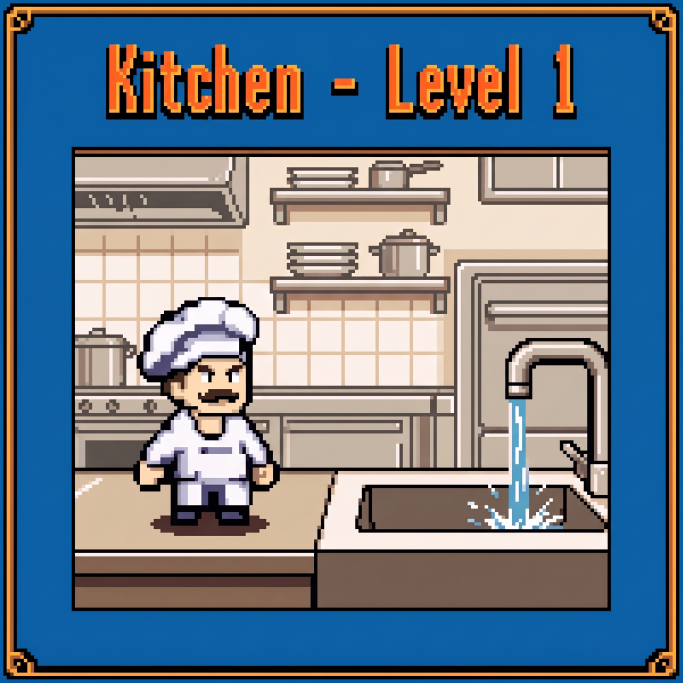
#> input picture art/screens/Kitchen - Level1.jpeg, 2048 x 2048 px (shown at 1/3 size); the run also reads 1 picture not shown here
$ python make_screens.py
#> lines starting #> are read from the running program, lines starting #| are printed output that depends on the picture; after the words box and inside, x2 and y2 are one past the last pixel; in counts of white or black regions, pixels touching at a corner belong together
### tools/title_font.py
"""Pixel font of the big titles ("WORLD CLEAR!!", "YOU LOST A LIFE"...), in the colors of a palette.

    from title_font import render
    image = render('YOU LOST A LIFE', 'blue')   # numpy RGBA image, 30 + 1 px high

It is the lettering of the world clear drawing rebuilt as a clean font: blocky letters 28 px high
with strokes of 4 px, a dark outline of 1 px and a shadow 1 px to the right and down. The color
goes in horizontal bands (red, a white stripe in the middle and red again), with a dithered
pink between them.
"""

import numpy as np

HEIGHT = 28  # Of the letters, without the outline
STROKE = 4
SPACE = 8    # Width of a space
GAP = 4      # Between letters: the outline and the shadow of both and a pixel of paper

OUTLINE = (7, 1, 33)
WHITE = (255, 255, 255)
# Each palette: the main color, the one dithered between it and the white stripe, and the darker one
# of the bottom rows. 'red' is the GAME OVER title (screen_game_over.png); the others follow the
# mood of each screen
PALETTES = {
	'red': ((225, 48, 74), (238, 143, 198), (183, 47, 75)),     # Game over
	'gold': ((246, 176, 34), (255, 226, 128), (204, 116, 20)),  # World clear, victory
	'blue': ((70, 128, 222), (152, 194, 246), (40, 78, 168)),   # A life lost
	'fire': ((236, 92, 30), (255, 176, 74), (178, 42, 22)),     # Menus: the colors of the CHILI CHEF logo
}


def _letter(width, rects, holes=(), cut=()):
	"""Mask of a letter: the rectangles (x0, y0, x1, y1) filled, then the holes emptied and
	the corners in cut ('tl', 'tr', 'bl', 'br') rounded."""
	mask = np.zeros((HEIGHT, width), bool)
	for x0, y0, x1, y1 in rects:
		mask[y0:y1, x0:x1] = True
	for x0, y0, x1, y1 in holes:
		mask[y0:y1, x0:x1] = False
	w, h = width - 1, HEIGHT - 1
	for corner in cut:
		# Two pixels of the edge and one of the next row: a corner rounded in steps
		for dx, dy in ((0, 0), (1, 0), (0, 1)):
			x = dx if corner[1] == 'l' else w - dx
			y = dy if corner[0] == 't' else h - dy
			mask[y, x] = False
	return mask


S, H = STROKE, HEIGHT
FULL = (0, 0, 12, H)
INSIDE = (S, S, 12 - S, H - S)
MIDDLE = 12  # First row of the middle bar
GLYPHS = {
	'A': _letter(12, [FULL], [(S, S, 12 - S, MIDDLE), (S, MIDDLE + S, 12 - S, H)], 'tl tr'.split()),
	'C': _letter(12, [FULL], [INSIDE, (12 - S, MIDDLE - 4, 12, MIDDLE + 8)], 'tl tr bl br'.split()),
	'D': _letter(12, [FULL], [INSIDE], 'tr br'.split()),
	'E': _letter(12, [FULL], [(S, S, 12, MIDDLE), (S, MIDDLE + S, 12, H - S)]),
	'F': _letter(12, [FULL], [(S, S, 12, MIDDLE), (S, MIDDLE + S, 12, H)]),
	'H': _letter(12, [(0, 0, S, H), (12 - S, 0, 12, H), (0, MIDDLE, 12, MIDDLE + S)]),
	'I': _letter(S, [(0, 0, S, H)]),
	'N': _letter(12, [(0, 0, S, H), (12 - S, 0, 12, H)]),
	'P': _letter(12, [FULL], [(S, S, 12 - S, MIDDLE), (S, MIDDLE + S, 12, H)], 'tr'.split()),
	'L': _letter(11, [(0, 0, S, H), (0, H - S, 11, H)]),
	'O': _letter(12, [FULL], [INSIDE], 'tl tr bl br'.split()),
	'R': _letter(12, [FULL], [(S, S, 12 - S, MIDDLE), (S, MIDDLE + S, 12 - S, H)], 'tr'.split()),
	'S': _letter(12, [(0, 0, 12, S), (0, 0, S, MIDDLE + S), (0, MIDDLE, 12, MIDDLE + S),
	                  (12 - S, MIDDLE, 12, H), (0, H - S, 12, H), (12 - S, S, 12, S + 3), (0, H - S - 3, S, H - S)],
	             cut='tl tr bl br'.split()),
	'T': _letter(12, [(0, 0, 12, S), (S, 0, 12 - S, H)]),
	'U': _letter(12, [FULL], [(S, 0, 12 - S, H - S)], 'bl br'.split()),
	'W': _letter(16, [(0, 0, S, H), (16 - S, 0, 16, H), (6, MIDDLE, 10, H), (0, H - S, 16, H)], cut='bl br'.split()),
	'Y': _letter(12, [(0, 0, S, MIDDLE + 2), (12 - S, 0, 12, MIDDLE + 2), (0, MIDDLE - 2, 12, MIDDLE + 2), (S, MIDDLE, 12 - S, H)],
	             cut='bl br'.split()),
	'!': _letter(S, [(0, 0, S, H - 8), (0, H - S, S, H)]),
	# The X: two diagonal strokes, each row one step further (see below)
	'X': _letter(14, []),
	'0': _letter(12, [FULL], [INSIDE], 'tl tr bl br'.split()),
	'1': _letter(12, [(S, 0, 12 - S, H), (0, 0, S, S + 2), (0, H - S, 12, H)]),
	'2': _letter(12, [(0, 0, 12, S), (12 - S, 0, 12, MIDDLE + S), (0, MIDDLE, 12, MIDDLE + S),
	                  (0, MIDDLE, S, H), (0, H - S, 12, H), (0, S, S, S + 3)], cut='tl tr'.split()),
	'3': _letter(12, [(0, 0, 12, S), (12 - S, 0, 12, H), (S, MIDDLE, 12, MIDDLE + S), (0, H - S, 12, H)],
	             cut='tr br'.split()),
	'4': _letter(12, [(0, 0, S, MIDDLE + S), (12 - S, 0, 12, H), (0, MIDDLE, 12, MIDDLE + S)]),
	'5': _letter(12, [(0, 0, 12, S), (0, 0, S, MIDDLE + S), (0, MIDDLE, 12, MIDDLE + S),
	                  (12 - S, MIDDLE, 12, H), (0, H - S, 12, H), (0, H - S - 3, S, H - S)], cut='br bl'.split()),
	'6': _letter(12, [FULL], [(S, S, 12, MIDDLE), (S, MIDDLE + S, 12 - S, H - S)], 'tl tr bl br'.split()),
	'7': _letter(12, [(0, 0, 12, S), (12 - S, 0, 12, H)], cut='tr'.split()),
	'8': _letter(12, [FULL], [(S, S, 12 - S, MIDDLE), (S, MIDDLE + S, 12 - S, H - S)], 'tl tr bl br'.split()),
	'9': _letter(12, [FULL], [(S, S, 12 - S, MIDDLE), (0, MIDDLE + S, 12 - S, H - S)], 'tl tr bl br'.split()),
}
# The Y joins its arms with rounded corners under them
GLYPHS['Y'][MIDDLE + 1, 0] = GLYPHS['Y'][MIDDLE + 1, 11] = False
for _y in range(H):
	# The N joins its strokes with a diagonal from the top left to the bottom right
	_x = round(_y * (12 - S) / (H - 1))
	GLYPHS['N'][_y, _x:_x + S] = True
	_x = round(_y * (14 - S) / (H - 1))
	GLYPHS['X'][_y, _x:_x + S] = True
	GLYPHS['X'][_y, 14 - S - _x:14 - _x] = True


# [43 lines left out: functions _band, render, not called in this run]

### tools/make_screens.py
"""Builds the intro screens of the levels from the drawings of art/screens/.

    python tools/make_screens.py

writes game/images/ui/screen_<name>.png for every entry of INTROS (Levels.h says which
level shows each one), and the game over screen from art/screens/game-over.jpeg (screen_game_over.png).
For the life lost screen it writes the hat of art/screens/lost-life.jpeg (screen_life_hat.png) and
the "x" and the digits of its counter of lives in the font of tools/title_font.py (screen_life_x.png,
screen_life_<digit>.png).
It also writes the titles of the screens drawn by the game (screen_title_<name>.png) and, from the
screens edited by hand in art/screens/hand/, the same screens for the game with their paper
transparent: the game draws the floor of the world behind the screens of a world
(UIRenderer::drawBackdrop) and a plain paper color behind the others (UIRenderer::drawPaper).
Run it again after editing the drawings.

The drawings are big upscaled JPEGs, so each one is first reduced to its real pixel grid
(the median of every cell removes the JPEG noise). Then its parts are placed on a canvas of
180x195: the window (720x780) with a pixel of art every 4 pixels of window. The frame is
rebuilt to that size, because the drawings are not as tall as the window.
The game over drawing has letters of half a pixel, so it is read on its fine grid (320x240) and
placed on a canvas of 360x390: a pixel of art every 2 pixels of window.

Some screens are not drawn here but edited by hand in art/screens/hand/ (export the .xcf there):
the menu, three intros (kitchen 2, fridge 1, oven), world clear, continue and life lost, and the gems. The game draws over some of
them, so if what it points to moves, its places must follow it: the box of options in MenuScene.cpp,
the gems in WorldClearScene.cpp, the buttons and the arrow in ContinueScene.cpp and the hat in
LifeLostScene.cpp.
"""

import os
import sys
import numpy as np
from PIL import Image

sys.path.insert(0, os.path.dirname(__file__))
from title_font import render as render_title

ROOT = os.path.join(os.path.dirname(__file__), '..')
CANVAS_WIDTH, CANVAS_HEIGHT = 180, 195
GRID = 200  # Real pixels of the side of the drawings

# Name of the output: screen_<name>.png, drawing of art/screens/
INTROS = [
	('kitchen_1', 'Kitchen - Level1.jpeg'),
	('fridge_2', 'Gemini_Generated_Image_ertuvzertuvzertu.jpeg'),
	# Kitchen 2, fridge 1 and the oven are edited by hand (HAND)
]


def native(filename, width, height):
	"""The drawing reduced to its real grid of width x height pixels."""
	image = np.asarray(Image.open(os.path.join(ROOT, filename)).convert('RGB'))
	rows, cols = image.shape[:2]
	result = np.zeros((height, width, 3), np.uint8)
	for y in range(height):
		for x in range(width):
			# Only the center of the cell: its borders are blurred by the upscaling
			cell = image[int((y + .25) * rows / height):int((y + .75) * rows / height) + 1,
			             int((x + .25) * cols / width):int((x + .75) * cols / width) + 1]
			result[y, x] = np.median(cell.reshape(-1, 3), axis=0)
	return result


def framed_canvas(source, corner, thickness, background, size=(CANVAS_WIDTH, CANVAS_HEIGHT)):
	"""A canvas filled with background and the frame of source: its corners and straight edges."""
	canvas = np.full((size[1], size[0], 3), background, np.uint8)
	rows, cols = source.shape[:2]
	# Each edge is the median of the whole side of the drawing, so it comes out straight
	canvas[:thickness, :] = np.median(source[:thickness, corner:cols - corner], axis=1, keepdims=True)
	canvas[-thickness:, :] = np.median(source[-thickness:, corner:cols - corner], axis=1, keepdims=True)
	canvas[:, :thickness] = np.median(source[corner:rows - corner, :thickness], axis=0, keepdims=True)
	canvas[:, -thickness:] = np.median(source[corner:rows - corner, -thickness:], axis=0, keepdims=True)
	canvas[:corner, :corner] = source[:corner, :corner]
	canvas[:corner, -corner:] = source[:corner, -corner:]
	canvas[-corner:, :corner] = source[-corner:, :corner]
	canvas[-corner:, -corner:] = source[-corner:, -corner:]
	return canvas


def paste(canvas, source, box, x, y, background=None, tolerance=20):
	"""Copies box (x0, y0, x1, y1) of source to (x, y). Pixels close to background become background."""
	x0, y0, x1, y1 = box
	part = source[y0:y1, x0:x1].copy()
	if background is not None:
		part[np.abs(part.astype(int) - background).max(axis=2) < tolerance] = background
	canvas[y:y + y1 - y0, x:x + x1 - x0] = part


def edges(image, border=0):
	"""The pixels of the edges of image, inside border."""
	h, w = image.shape[:2]
	return ([(y, x) for y in range(border, h - border) for x in (border, w - 1 - border)] +
	        [(y, x) for x in range(border, w - border) for y in (border, h - 1 - border)])


def without_paper(image, seeds=None, tolerance=10, border=0, specks=0):
	"""image (RGB or RGBA) as RGBA with its paper transparent: the pixels like the first seed reached
	from the seeds (by default the edges) without crossing anything else. border makes that many
	rows and columns of the edge transparent (an old frame) and starts from inside it; specks makes
	the loose bits of up to that many pixels transparent too (the specks of the menu paper)."""
	rgba = np.zeros(image.shape[:2] + (4,), np.uint8)
	rgba[..., :image.shape[2]] = image[..., :image.shape[2]]
	if image.shape[2] == 3:
		rgba[..., 3] = 255
	h, w = rgba.shape[:2]
	if seeds is None:
		seeds = edges(image, border)
	paper = rgba[seeds[0]][:3].astype(int)
	close = np.abs(rgba[..., :3].astype(int) - paper).max(axis=2) < tolerance
	clear = np.zeros((h, w), bool)
	if border:
		clear[:border] = clear[-border:] = True
		clear[:, :border] = clear[:, -border:] = True
	pending = list(seeds)
	while pending:
		y, x = pending.pop()
		if 0 <= y < h and 0 <= x < w and close[y, x] and not clear[y, x]:
			clear[y, x] = True
			pending += [(y - 1, x), (y + 1, x), (y, x - 1), (y, x + 1)]
	if specks:
		seen = clear.copy()
		for start in zip(*np.where(~clear)):
			if seen[start]:
				continue
			piece, pending = [], [start]
			seen[start] = True
			while pending:
				y, x = pending.pop()
				piece.append((y, x))
				for ny, nx in ((y - 1, x), (y + 1, x), (y, x - 1), (y, x + 1)):
					if 0 <= ny < h and 0 <= nx < w and not seen[ny, nx]:
						seen[ny, nx] = True
						pending.append((ny, nx))
			if len(piece) <= specks:
				for y, x in piece:
					clear[y, x] = True
	rgba[clear] = 0
	return rgba


def make_intro(filename):
	source = native(os.path.join('art', 'screens', filename), GRID, GRID)
	blue = tuple(int(v) for v in np.median(source[185:190, 40:160].reshape(-1, 3), axis=0))
	canvas = framed_canvas(source, 10, 5, blue)

	paste(canvas, source, (28, 11, 173, 42), 18, 11, blue)  # Title, with room for the tail of the 'g'
	paste(canvas, source, (21, 43, 179, 179), 11, 47)       # Picture
	# The blue goes, inside the frame (the floor of the world is seen) and the strip around it
	return without_paper(canvas, seeds=[(8, 90)] + edges(canvas), tolerance=25)


# The screens edited by hand (art/screens/hand/screen_<name>.png): how their paper is found
HAND = {
	'menu': dict(border=4, specks=3),          # The old frame of the drawing and the specks of its paper go
	'world_clear': dict(),
	'life_lost': dict(),
	'continue': dict(),
	'oven': dict(seeds=[(8, 90)], tolerance=25, around=True),  # The blue inside the frame and around it, like the other intros
	'gem_green': dict(), 'gem_blue': dict(), 'gem_red': dict(),
	'continue_cursor': None,                     # Already transparent
	'kitchen_2': None, 'fridge_1': None,         # Intros edited by hand, already transparent
}
# The titles drawn by the game and their palette (tools/title_font.py)
TITLES = {'how_to_play': ('HOW TO PLAY', 'fire'), 'credits': ('CREDITS', 'fire'), 'continue': ('CONTINUE', 'fire'),
          'you_win': ('YOU WIN!', 'gold')}
LIFE_PALETTE = 'blue'  # The "x N" of the life lost screen, like its title


def make_hand(name):
	image = np.asarray(Image.open(os.path.join(ROOT, 'art', 'screens', 'hand', 'screen_' + name + '.png')).convert('RGBA'))
	if HAND[name] is None:
		return image
	options = dict(HAND[name])
	if options.pop('around', False):
		options['seeds'] = options['seeds'] + edges(image)
	return without_paper(image[..., :3], **options)


FINE_CANVAS = (360, 390)
# Its paper is so light that the white of the chef is only a bit lighter: a low tolerance keeps it
FINE_TOLERANCE = 10


def color(source, box):
	x0, y0, x1, y1 = box
	return tuple(int(v) for v in np.median(source[y0:y1, x0:x1].reshape(-1, 3), axis=0))


def make_game_over():
	source = native(os.path.join('art', 'screens', 'game-over.jpeg'), 320, 240)
	paper = color(source, (2, 2, 40, 8))
	canvas = np.full((FINE_CANVAS[1], FINE_CANVAS[0], 3), paper, np.uint8)

	# The arc of the title ends over the hat of the chef, so they are told apart by their
	# pieces: a piece that starts above row 110 belongs to the title. They are moved apart
	# to fill the taller canvas
	ink = np.abs(source.astype(int) - paper).max(axis=2) >= FINE_TOLERANCE
	title = np.zeros_like(ink)
	seen = np.zeros_like(ink)
	for start in zip(*np.where(ink)):
		if seen[start]:
			continue
		piece, pending = [], [start]
		seen[start] = True
		while pending:
			y, x = pending.pop()
			piece.append((y, x))
			for ny, nx in ((y - 1, x), (y + 1, x), (y, x - 1), (y, x + 1)):
				if 0 <= ny < 240 and 0 <= nx < 320 and ink[ny, nx] and not seen[ny, nx]:
					seen[ny, nx] = True
					pending.append((ny, nx))
		if min(y for y, _ in piece) < 110:
			for y, x in piece:
				title[y, x] = True
	for mask, dy in ((title, 51), (ink & ~title, 91)):
		part = np.where(mask[:, :, None], source, paper).astype(np.uint8)
		part[np.abs(part.astype(int) - paper).max(axis=2) < FINE_TOLERANCE] = paper
		ys, xs = np.where((part != paper).any(axis=2))
		canvas[ys + dy, xs + 20] = part[ys, xs]
	return without_paper(canvas, tolerance=FINE_TOLERANCE)


# The hat of lost-life.jpeg, on its grid of 120x160. LifeLostScene.cpp draws it at x2
LIFE_HAT = (18, 130, 43, 152)  # The first hat, the one lit


def transparent_around(image, box):
	"""The part box of image as RGBA, with the paper connected to its edges made transparent.
	The hats are white too, so only the paper outside their outline goes."""
	x0, y0, x1, y1 = box
	part = image[y0:y1, x0:x1]
	h, w = part.shape[:2]
	light = part.min(axis=2) > 235
	outside = np.zeros((h, w), bool)
	pending = [(y, x) for y in range(h) for x in (0, w - 1)] + [(y, x) for x in range(w) for y in (0, h - 1)]
	while pending:
		y, x = pending.pop()
		if 0 <= y < h and 0 <= x < w and light[y, x] and not outside[y, x]:
			outside[y, x] = True
			pending += [(y - 1, x), (y + 1, x), (y, x - 1), (y, x + 1)]
	result = np.zeros((h, w, 4), np.uint8)
	result[..., :3] = part
	result[..., 3] = np.where(outside, 0, 255)
	return result


def make_life_hat():
	source = native(os.path.join('art', 'screens', 'lost-life.jpeg'), 120, 160)
	return transparent_around(source, LIFE_HAT)


def save(canvas, name):
	path = os.path.join(ROOT, 'game', 'images', 'ui', 'screen_' + name + '.png')
	# Unchanged images are not written again, so a viewer that has them open does not get in the way
	if os.path.exists(path) and np.array_equal(np.asarray(Image.open(path)), canvas):
		print('unchanged', os.path.normpath(path))
		return
	Image.fromarray(canvas).save(path)
	print('wrote', os.path.normpath(path))


def main():
	for name, filename in INTROS:
		save(make_intro(filename), name)
#> in native, image is the input picture: shape (2048, 2048, 3); mean R, G, B 109, 122.1, 135
#> in make_intro, `blue = tuple(int(v) for v in np.median(source[185:190, 40:160].reshape..`: blue = (13, 96, 164)
#> in framed_canvas, `canvas[:corner, :corner] = source[:corner, :corner]`: canvas: shape (195, 180, 3); mean of channels 0, 1, 2 19.9, 93, 152.5
#> in framed_canvas, `canvas[:corner, -corner:] = source[:corner, -corner:]`: canvas: shape (195, 180, 3); mean of channels 0, 1, 2 19.9, 93, 152.5
#> in framed_canvas, `canvas[-corner:, :corner] = source[-corner:, :corner]`: canvas: shape (195, 180, 3); mean of channels 0, 1, 2 20, 93, 152.4
#> in framed_canvas, `canvas[-corner:, -corner:] = source[-corner:, -corner:]`: canvas: shape (195, 180, 3); mean of channels 0, 1, 2 20, 93, 152.3
#> in paste, `canvas[y:y + y1 - y0, x:x + x1 - x0] = part`:
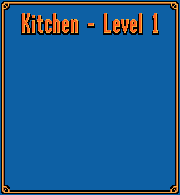
#> canvas: shape (195, 180, 3); mean of channels 0, 1, 2 26.6, 91.8, 145.5; drawn as R, G, B
#> in without_paper, `paper = rgba[seeds[0]][:3].astype(int)`: paper = [13, 96, 164]
#> in without_paper, `close = np.abs(rgba[..., :3].astype(int) - paper).max(axis=2) < tolera..`:
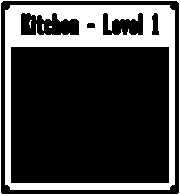
#> close: shape (195, 180) bool; 25.4% white; 5 white regions (3 under 20 px), largest, box (x1, y1, x2, y2) and area: (5, 5, 175, 190) 8120, (0, 0, 180, 195) 754
#> in without_paper, `pending = list(seeds)`: pending = 751 pairs, first value 0 to 194, second value 0 to 179
#> the loop in without_paper, `while pending:` made 36247 passes
#> x on passes 1 to 3: 179, 180, 178
#> after the loop in without_paper, `while pending:`: pending = []
#> in without_paper, `rgba[clear] = 0`:
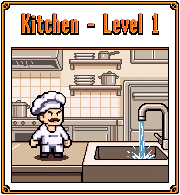
#> rgba: shape (195, 180, 4); mean of channels 0, 1, 2, 3 118.8, 102, 90.1, 190.5; transparent parts drawn white
#| wrote game/images/ui/screen_kitchen_1.png
#> pass 2 of the loop in main, `for name, filename in INTROS:`:
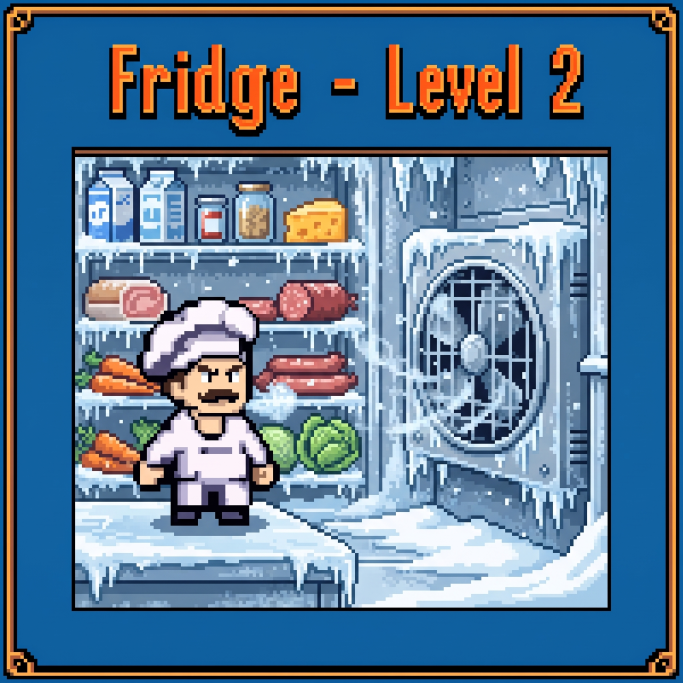
#> input picture art/screens/Gemini_Generated_Image_ertuvzertuvzertu.jpeg, 2048 x 2048 px (shown at 1/3 size)
#> in native, image is the input picture: shape (2048, 2048, 3); mean R, G, B 93, 123.3, 150
#> in without_paper (call 2), `paper = rgba[seeds[0]][:3].astype(int)`: paper = [15, 96, 159]
#> in without_paper (call 2), `close = np.abs(rgba[..., :3].astype(int) - paper).max(axis=2) < tolera..`:
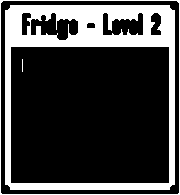
#> close: shape (195, 180) bool; 25.5% white; 3 white regions (1 under 20 px), largest, box (x1, y1, x2, y2) and area: (5, 5, 175, 190) 8179, (0, 0, 180, 195) 754
#> in without_paper (call 2), `pending = list(seeds)`: pending = 751 pairs, first value 0 to 194, second value 0 to 179
#> the loop in without_paper (call 2), `while pending:` made 36475 passes
#> after the loop in without_paper (call 2), `while pending:`: pending = []
#> in without_paper (call 2), `rgba[clear] = 0`:
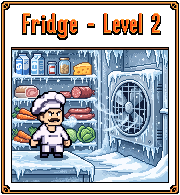
#> rgba: shape (195, 180, 4); mean of channels 0, 1, 2, 3 99.3, 103, 109, 190.1; transparent parts drawn white
#| wrote game/images/ui/screen_fridge_2.png
	save(make_game_over(), 'game_over')
#> call 3 of native, with filename = 'art/screens/game-over.jpeg', width = 320, height = 240
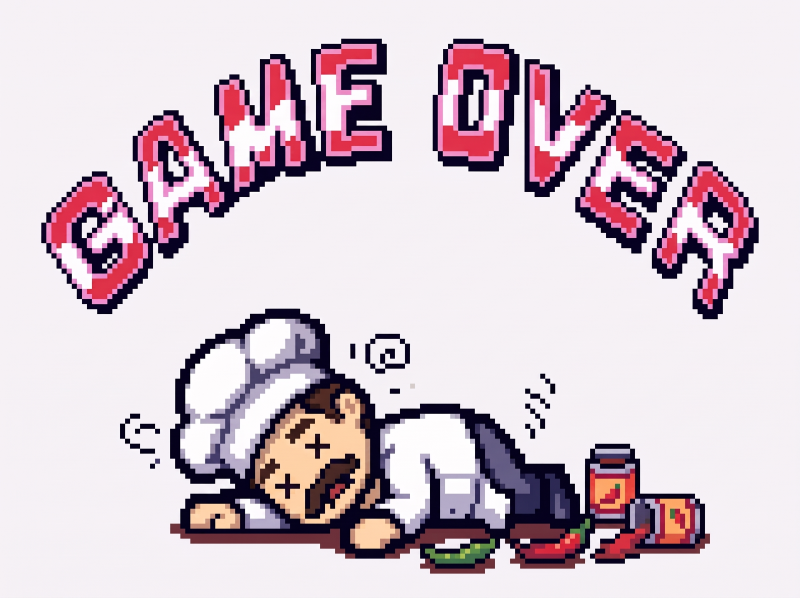
#> input picture art/screens/game-over.jpeg, 2400 x 1792 px (shown at 1/3 size)
#> in native, image is the input picture: shape (1792, 2400, 3); mean R, G, B 210.8, 195.1, 204.5
#> after the loop in native (call 3), `for y in range(height):`:
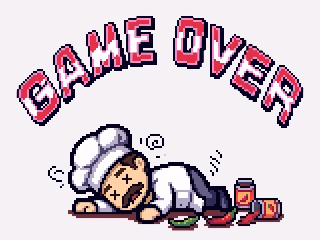
#> result: shape (240, 320, 3); mean R, G, B 211.1, 195.2, 204.5
#> in make_game_over, `paper = color(source, (2, 2, 40, 8))`: paper = (246, 241, 245)
#> in make_game_over, `ink = np.abs(source.astype(int) - paper).max(axis=2) >= FINE_TOLERANCE`: ink: shape (240, 320) bool; 31.5% white; 16 white regions (6 under 20 px), largest, box (x1, y1, x2, y2) and area: (68, 124, 284, 231) 12580, (16, 16, 157, 126) 5791, (210, 24, 275, 102) 2565
#> the loop in make_game_over, `for start in zip(*np.where(ink)):` made 24181 passes
#> start on passes 2 to 4: (16, 137), (16, 138), (16, 139)
#> after the loop in make_game_over, `for start in zip(*np.where(ink)):`:
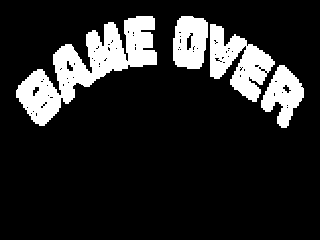
#> title: shape (240, 320) bool; 14.7% white; 4 white regions, box (x1, y1, x2, y2) and area: (16, 16, 157, 126) 5791, (210, 24, 275, 102) 2565, (173, 16, 208, 69) 1507, (261, 65, 304, 128) 1462
#> the loop in make_game_over, `for mask, dy in ((title, 51), (ink & ~title, 91)):` made 2 passes
#> dy on passes 1 to 2: 51, 91
#> pass 1, in make_game_over, `part = np.where(mask[:, :, None], source, paper).astype(np.uint8)`:
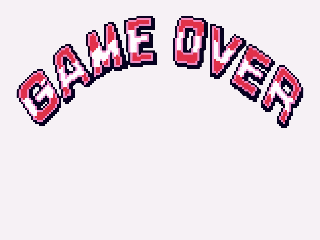
#> part: shape (240, 320, 3); mean R, G, B 230.7, 217.5, 225.6
#| wrote game/images/ui/screen_game_over.png
	save(make_life_hat(), 'life_hat')
#| wrote game/images/ui/screen_life_hat.png
	for name in HAND:
		save(make_hand(name), name)
	for name, (text, palette) in TITLES.items():
		save(render_title(text, palette), 'title_' + name)
	save(render_title('X', LIFE_PALETTE), 'life_x')
	for digit in '0123456789':
		save(render_title(digit, LIFE_PALETTE), 'life_' + digit)


if __name__ == '__main__':
#> (the run stopped early here; a loop or call above may not have finished)
